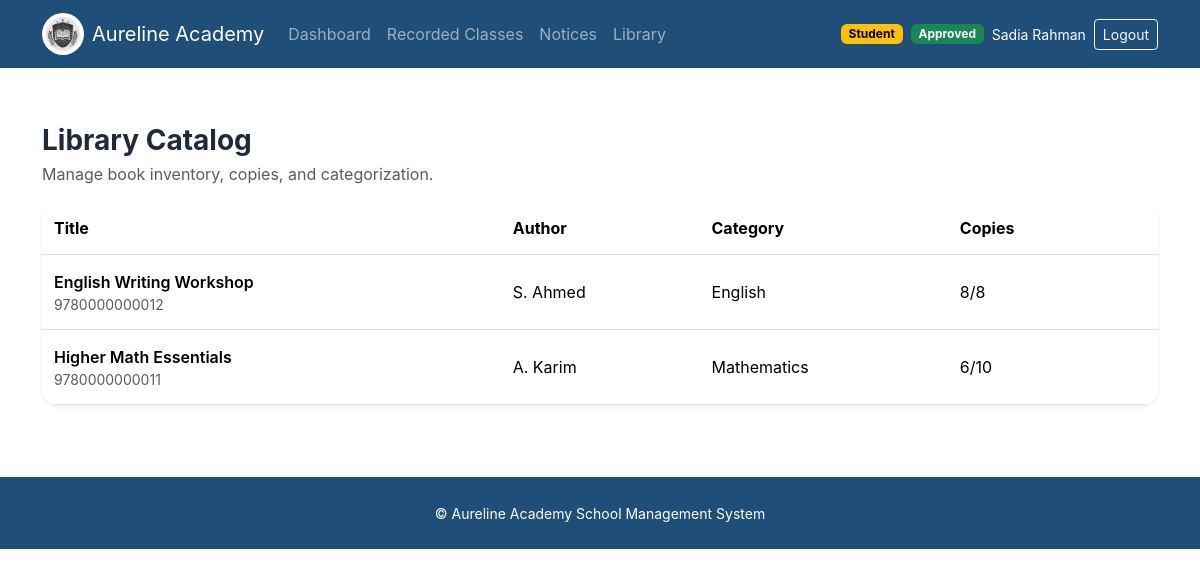
Screenshot of /library/ (signed in) with the database file from the repository.
### app/models.py (models this page shows, shortened)
class TimestampMixin:
    created_at = db.Column(db.DateTime, default=datetime.utcnow, nullable=False)
    updated_at = db.Column(db.DateTime, default=datetime.utcnow, onupdate=datetime.utcnow, nullable=False)

class User(UserMixin, TimestampMixin, db.Model):
    id = db.Column(db.Integer, primary_key=True)
    full_name = db.Column(db.String(120), nullable=False)
    email = db.Column(db.String(120), unique=True, nullable=False, index=True)
    password_hash = db.Column(db.String(255), nullable=False)
    role = db.Column(db.String(20), nullable=False, index=True)
    phone = db.Column(db.String(20))
    is_active = db.Column(db.Boolean, default=True, nullable=False)
    approval_status = db.Column(db.String(20), default="approved", nullable=False, index=True)
    registration_source = db.Column(db.String(20), default="admin_created", nullable=False)
    approved_at = db.Column(db.DateTime)
    approved_by_user_id = db.Column(db.Integer, db.ForeignKey("user.id"))
    approved_by = db.relationship("User", remote_side=[id], backref="approved_users")
    student_profile = db.relationship("StudentProfile", back_populates="user", uselist=False, cascade="all, delete-orphan")
    teacher_profile = db.relationship("TeacherProfile", back_populates="user", uselist=False, cascade="all, delete-orphan")
    submitted_course_requests = db.relationship("CourseRequest", foreign_keys="CourseRequest.requester_user_id", back_populates="requester")
    reviewed_course_requests = db.relationship("CourseRequest", foreign_keys="CourseRequest.reviewed_by_user_id", back_populates="reviewed_by")
    def get_role_badge(self):
        return self.role.title()
    def get_status_badge(self):
        return self.approval_status.title()

class LibraryBook(TimestampMixin, db.Model):
    id = db.Column(db.Integer, primary_key=True)
    title = db.Column(db.String(120), nullable=False)
    author = db.Column(db.String(120), nullable=False)
    isbn = db.Column(db.String(50), unique=True)
    category = db.Column(db.String(80))
    shelf = db.Column(db.String(40))
    published_year = db.Column(db.Integer)
    description = db.Column(db.Text)
    copies_total = db.Column(db.Integer, default=1, nullable=False)
    copies_available = db.Column(db.Integer, default=1, nullable=False)

### app/library/routes.py (the view)
@library_bp.route("/")
@login_required
@roles_required("admin", "teacher", "student", "parent")
def catalog():
    books = LibraryBook.query.order_by(LibraryBook.title.asc()).all()
    return render_template("library/list.html", books=books)

### app/models.py (called while the page is built)
@login_manager.user_loader
def load_user(user_id):
    return db.session.get(User, int(user_id))

### app/templates/library/list.html (shortened to what this page needs)
{% extends 'base.html' %}
{% block content %}
<section class="py-4"><div class="container"><div class="d-flex justify-content-between align-items-center flex-wrap gap-3 mb-3"><div><h1 class="h3 fw-bold mb-1">Library Catalog</h1><p class="text-muted mb-0">Manage book inventory, copies, and categorization.</p></div>{% if current_user.role == 'admin' %}<a class="btn btn-primary" href="{{ url_for('library.create_book') }}">Add Book</a>{% endif %}</div><div class="card border-0 shadow-sm rounded-4"><div class="table-responsive"><table class="table align-middle mb-0"><thead><tr><th>Title</th><th>Author</th><th>Category</th><th>Copies</th><th></th></tr></thead><tbody>{% for book in books %}<tr><td><div class="fw-semibold">{{ book.title }}</div><div class="small text-muted">{{ book.isbn or 'No ISBN' }}</div></td><td>{{ book.author }}</td><td>{{ book.category or '—' }}</td><td>{{ book.copies_available }}/{{ book.copies_total }}</td><td class="text-end">{% if current_user.role == 'admin' %}<a class="btn btn-sm btn-outline-primary" href="{{ url_for('library.edit_book', book_id=book.id) }}">Edit</a>{% endif %}</td></tr>{% else %}<tr><td colspan="5" class="text-center text-muted py-4">No books found.</td></tr>{% endfor %}</tbody></table></div></div></div></section>
{% endblock %}

### app/templates/base.html (shortened to what this page needs)
<!doctype html>
<html lang="en">
<head>
  <link rel="stylesheet" href="https://cdn.jsdelivr.net/npm/bootstrap@5.3.3/dist/css/bootstrap.min.css">
  <link rel="stylesheet" href="{{ url_for('static', filename='css/style.css') }}">
</head>
<body>
<nav class="navbar navbar-expand-lg navbar-dark aureline-nav sticky-top">
  <div class="container">
    <a class="navbar-brand d-flex align-items-center gap-2" href="{{ url_for('main.index') }}">
      <img src="{{ url_for('static', filename='img/aureline-logo.png') }}" alt="Aureline Academy" width="42" height="42" class="rounded-circle bg-white p-1">
      <span>Aureline Academy</span>
    </a>
    <div class="collapse navbar-collapse" id="mainNav">
      {% if current_user.is_authenticated %}
      <ul class="navbar-nav me-auto mb-2 mb-lg-0">
        <li class="nav-item"><a class="nav-link" href="{{ url_for('dashboard.home') }}">Dashboard</a></li>
        {% if current_user.role == 'student' %}
        <li class="nav-item"><a class="nav-link" href="{{ url_for('integrations.recordings_library') }}">Recorded Classes</a></li>
        <li class="nav-item"><a class="nav-link" href="{{ url_for('communication.notices') }}">Notices</a></li>
        <li class="nav-item"><a class="nav-link" href="{{ url_for('library.catalog') }}">Library</a></li>
        {% endif %}
      </ul>
      <div class="d-flex align-items-center gap-2">
        <span class="badge text-bg-warning">{{ current_user.get_role_badge() }}</span>
        <span class="badge {% if current_user.approval_status == 'approved' %}text-bg-success{% else %}text-bg-secondary{% endif %}">{{ current_user.get_status_badge() }}</span>
        <span class="text-white small">{{ current_user.full_name }}</span>
        <a class="btn btn-outline-light btn-sm" href="{{ url_for('auth.logout') }}">Logout</a>
      </div>
      {% else %}
      <div class="ms-auto d-flex gap-2">
        <a class="btn btn-outline-light btn-sm" href="{{ url_for('auth.login') }}">Login</a>
        <a class="btn btn-warning btn-sm" href="{{ url_for('auth.register') }}">Student Register</a>
      </div>
      {% endif %}
    </div>
  </div>
</nav>
<main>
  <div class="container py-3">
  </div>
  {% block content %}{% endblock %}
</main>
<footer class="py-4 text-center text-white aureline-footer mt-5">
  <small>© Aureline Academy School Management System</small>
</footer>
</body>
</html>

### app/static/css/style.css (style rules this page uses)
:root { --aureline-primary: #1f4e79; --aureline-secondary: #f4b400; --aureline-bg: #f6f9fc; --aureline-text: #1f2937; }
body { font-family: Inter, "Segoe UI", sans-serif; color: var(--aureline-text); background: #ffffff; }
.aureline-nav, .aureline-footer { background: var(--aureline-primary); }
.table > :not(caption) > * > * { padding: 0.9rem 0.75rem; }
.card { overflow: hidden; }

### rows the page displays
User: get_role_badge "Student", get_status_badge "Approved", full_name "Sadia Rahman"
LibraryBook: title "English Writing Workshop", isbn "9780000000012", author "S. Ahmed", category "English", copies_available "8", copies_total "8"
LibraryBook: title "Higher Math Essentials", isbn "9780000000011", author "A. Karim", category "Mathematics", copies_available "6", copies_total "10"
